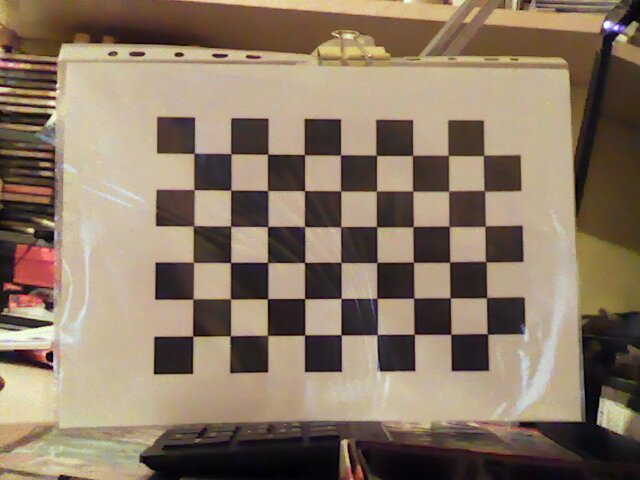
//> input picture img/2016-05-14-013104_1.jpg, 640 x 480 px, given in place of the camera
$ ./main   (built with g++ and OpenCV 4, older OpenCV classes emulated)
//> lines starting //> are read from the running program, lines starting //| are printed output that depends on the picture
#include <iostream>
#include <vector>
#include <string>
#include <algorithm>

#include <opencv2/core/core.hpp>
#include <opencv2/calib3d/calib3d.hpp>
#include <opencv2/highgui/highgui.hpp>
#include <opencv2/imgproc/imgproc.hpp>

cv::Mat cameraMatrix[2], distCoeffs[2], leftCamMap[2], rightCamMap[2];
cv::Mat R1, R2, P1, P2, Q;
cv::Mat R, T, E, F;


//cv::StereoBM matcher(cv::StereoBM::BASIC_PRESET, 80,5);
cv::StereoSGBM matcher;

void onMouseMove(int event, int x, int y, int flags, void* userdata)
{
    //hope no memory leaks are in here
    cv::Mat pic = cv::Mat::zeros(250, 250, CV_32FC3);
    cv::Mat* depthPicPtr = (cv::Mat*)userdata;
    std :: string text = "depth = " + std :: to_string(depthPicPtr->at<float>(x, y));
    cv::putText(
            pic,
            text,
            cv::Point(50,50),
            CV_FONT_HERSHEY_SIMPLEX,
            0.5,
            cv::Scalar(0, 0, 255),
            1,
            8,
            false
    );
    cv::imshow("Text", pic);
    //std :: cout << "x = " << x << " y = " << y  << std :: endl;
}

inline static void init_matcher()
{
    matcher.minDisparity = 0;
    matcher.SADWindowSize = 5;
    matcher.numberOfDisparities = 192;
    matcher.preFilterCap = 4;
    matcher.uniquenessRatio = 10;
    matcher.speckleWindowSize = 50;
    matcher.speckleRange = 1;
    matcher.disp12MaxDiff = 0;
    matcher.fullDP = false;
    matcher.P1 = 8 * 3 * matcher.SADWindowSize * matcher.SADWindowSize;
    matcher.P2 = 32 * 3 * matcher.SADWindowSize * matcher.SADWindowSize;

//    matcher.state->SADWindowSize = 9;
//    matcher.state->numberOfDisparities = 112;
//    matcher.state->preFilterSize = 5;
//    matcher.state->preFilterCap = 31;
//    matcher.state->minDisparity = 0;
//    matcher.state->textureThreshold = 10;
//    matcher.state->uniquenessRatio = 15;
//    matcher.state->speckleWindowSize = 100;
//    matcher.state->speckleRange = 32;
//    matcher.state->disp12MaxDiff = 1;
}


int main()
{
    init_matcher();

    cv::VideoCapture captureLeft(0);
    cv::VideoCapture captureRight(1);

    cv::namedWindow("left");
    cv::namedWindow("right");
    cv::namedWindow("depth");
    cv::namedWindow("disp");

    cv::Size boardSize(9, 6);
    float squareSize = 0.0215f;
    size_t imagesCount = 10;
//    std::string imageListFn = "./../../config/images.xml";
//    //std::vector<std::string> images = readImgList(imageListFn);
//
//    //stereo_calibrate(images, boardSize, squareSize);


    std::vector<std::vector<cv::Point2f>> imagePoints[2];
    std::vector<std::vector<cv::Point3f>> objectPoints;
    cv::Size imageSize(640, 480);

    //ten images should be enough for calibration
    imagePoints[0].resize(imagesCount);
    imagePoints[1].resize(imagesCount);
    objectPoints.resize(imagesCount);
    int j = 0;

    while (true)
    {
        cv::Mat leftImage;
        cv::Mat rightImage;
        cv::Mat greyLeftImage;
        cv::Mat greyRightImage;
        captureLeft >> leftImage;
//> leftImage is the input picture: 480 rows x 640 cols, CV_8UC3; mean B, G, R 101.7, 120.8, 138.4
        captureRight >> rightImage;

        cv::cvtColor(leftImage, greyLeftImage, CV_BGR2GRAY);
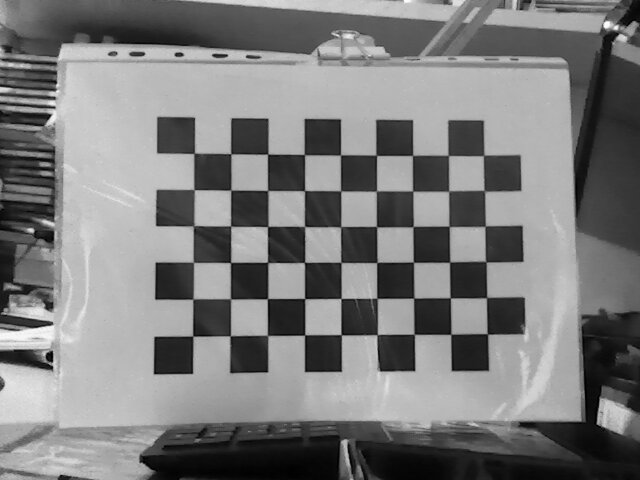
//> greyLeftImage: 480 rows x 640 cols, CV_8UC1; min 0, max 253, mean 123.9
        cv::cvtColor(rightImage, greyRightImage, CV_BGR2GRAY);

        while (std::any_of(imagePoints[0].begin(), imagePoints[0].end(), [](std::vector<cv::Point2f>& vec){return vec.empty();}))
        {
            std::vector<cv::Point2f> corners;
            bool found = cv::findChessboardCorners(
                    greyLeftImage,
                    boardSize,
                    corners,
                    CV_CALIB_CB_ADAPTIVE_THRESH | CV_CALIB_CB_NORMALIZE_IMAGE
            );
            if (found)
            {
                cv::cornerSubPix(greyLeftImage, corners, cv::Size(11,11), cv::Size(-1,-1),
                             cv::TermCriteria(cv::TermCriteria::COUNT+cv::TermCriteria::EPS,
                                              30, 0.01));
                imagePoints[0][j] = corners;
                j++;
            }
        }
//> after the loop, j = 10

        j = 0;
        while (std::any_of(imagePoints[1].begin(), imagePoints[1].end(), [](std::vector<cv::Point2f>& vec){return vec.empty();}))
        {
            std::vector<cv::Point2f> corners;
            bool found = cv::findChessboardCorners(
                    greyRightImage,
                    boardSize,
                    corners,
                    CV_CALIB_CB_ADAPTIVE_THRESH | CV_CALIB_CB_NORMALIZE_IMAGE
            );
            if (found)
            {
                cornerSubPix(greyRightImage, corners, cv::Size(11,11), cv::Size(-1,-1),
                             cv::TermCriteria(cv::TermCriteria::COUNT+cv::TermCriteria::EPS,
                                              30, 0.01));
                imagePoints[1][j] = corners;
                j++;
            }
        }
//> after the loop, j = 10

        while (cameraMatrix[0].empty() && cameraMatrix[1].empty())
        {
            for (int i = 0; i < imagesCount; ++i)
            {
                for (int j = 0; j < boardSize.height; ++j)
                {
                    for (int k = 0; k < boardSize.width; ++k)
                    {
                        objectPoints[i].push_back(cv::Point3f(k * squareSize, j * squareSize, 0));
                    }
                }
            }

            std::cout << "Running stereo calibration ..." << std::endl;


            cameraMatrix[0] = cv::initCameraMatrix2D(objectPoints, imagePoints[0], imageSize, 0);
            cameraMatrix[1] = cv::initCameraMatrix2D(objectPoints, imagePoints[1], imageSize, 0);

//> (the run ends here: the program needs code that is not available in this run, at `double rms = cv::stereoCalibrate(`)
